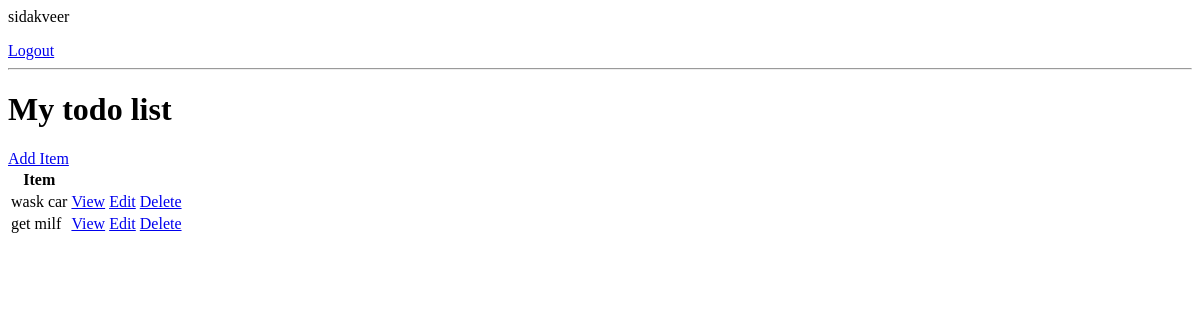
The app's page / (signed in), older data.
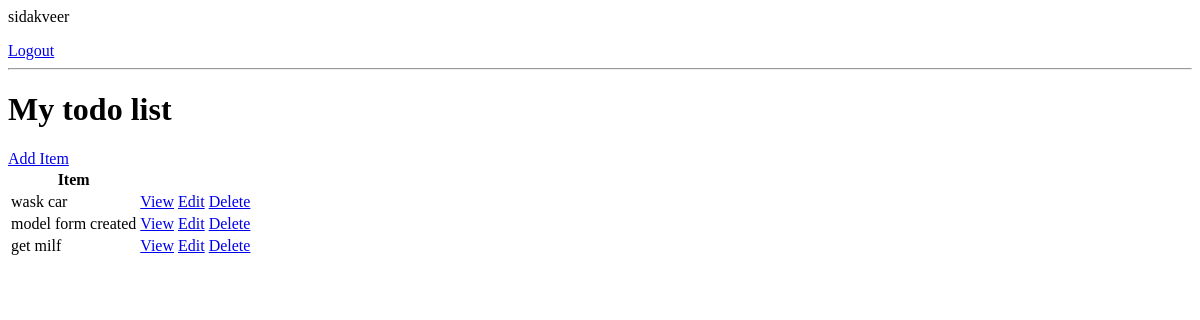
The same page, newer data.
### base/models.py (models this page shows, shortened)
class Task(models.Model):
    user = models.ForeignKey(User, on_delete=models.CASCADE, null=True, blank=True)
    title = models.CharField(max_length=255)
    description = models.TextField(null=True, blank=True)
    complete = models.BooleanField(default=False)
    created = models.DateTimeField(auto_now_add=True)
    class Meta:
        ordering = ["complete"]

### base/views.py (the view)
# urls.py: path("", TaskList.as_view(), name="tasks"),
class TaskList(LoginRequiredMixin, ListView):
    model = Task
    context_object_name = "tasks"
    def get_context_data(self, **kwargs):
        context = super().get_context_data(**kwargs)
        context['tasks'] = context["tasks"].filter(user=self.request.user)
        context['count'] = context["tasks"].filter(complete=False).count()
        return context

### base/templates/base/task_list.html
{% if request.user.is_authenticated %}
<p>{{request.user}}</p>
<a href="{% url 'logout' %}">Logout</a>
{% else %}
<a href="{% url 'login' %}">Login</a>
{% endif %}
<hr>
<h1>My todo list</h1>
<a href="{% url 'task-create' %}">Add Item</a>
<table>
    <tr>
        <th>Item</th>
        <th></th>
        <th></th>
    </tr>
        {% for task in tasks%}
    <tr>
        <td>{{task.title}}</td>
        <td><a href="{% url 'task' task.id %}">View</a></td>
        <td><a href="{% url 'task-update' task.id %}">Edit</a></td>
        <td><a href="{% url 'task-delete' task.id %}">Delete</a></td>
    </tr>
    {% empty %}
    <h3>No items in list</h3>
    {% endfor %}
</table>

Row changes from the older to the newer data that the page shows:
added Task: title "model form created"
